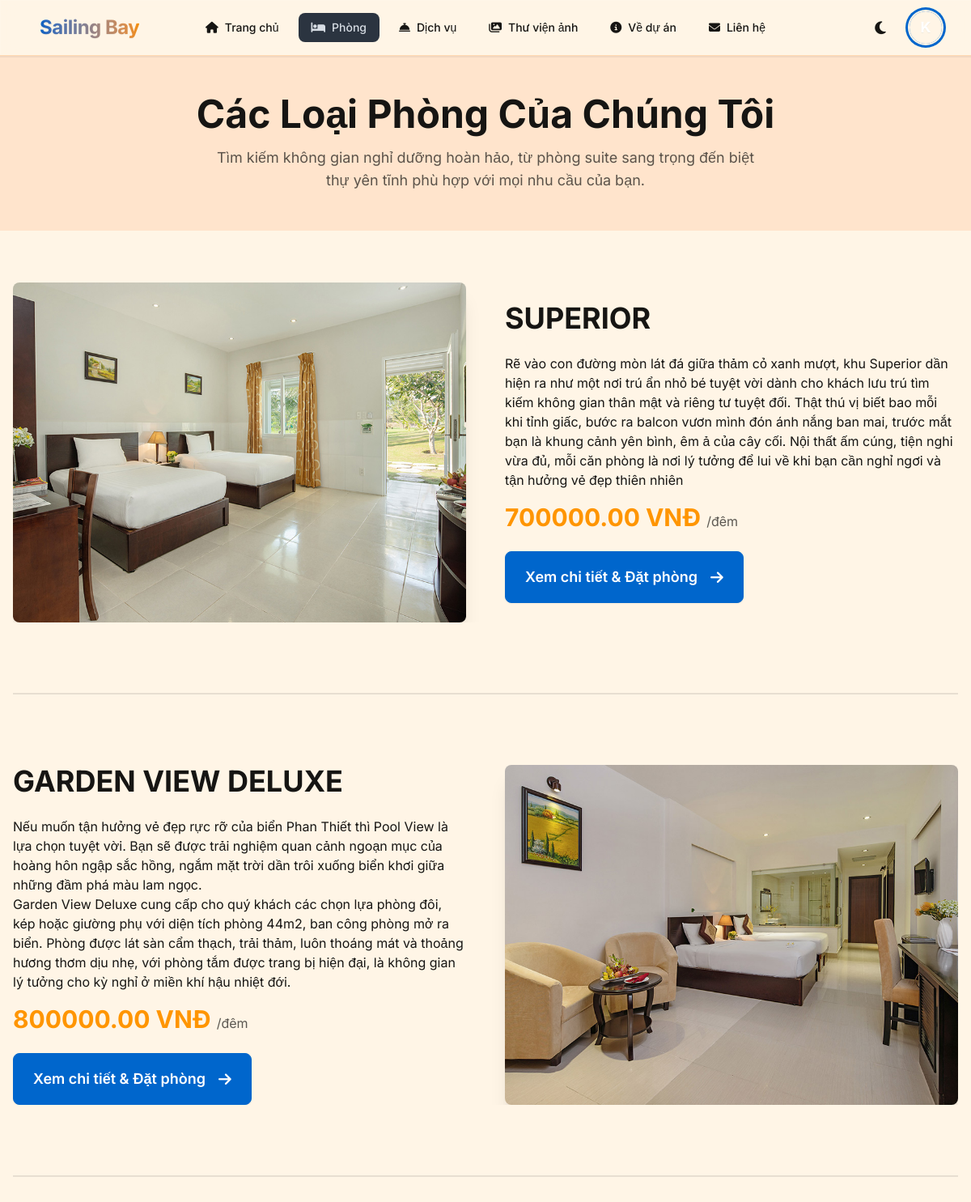
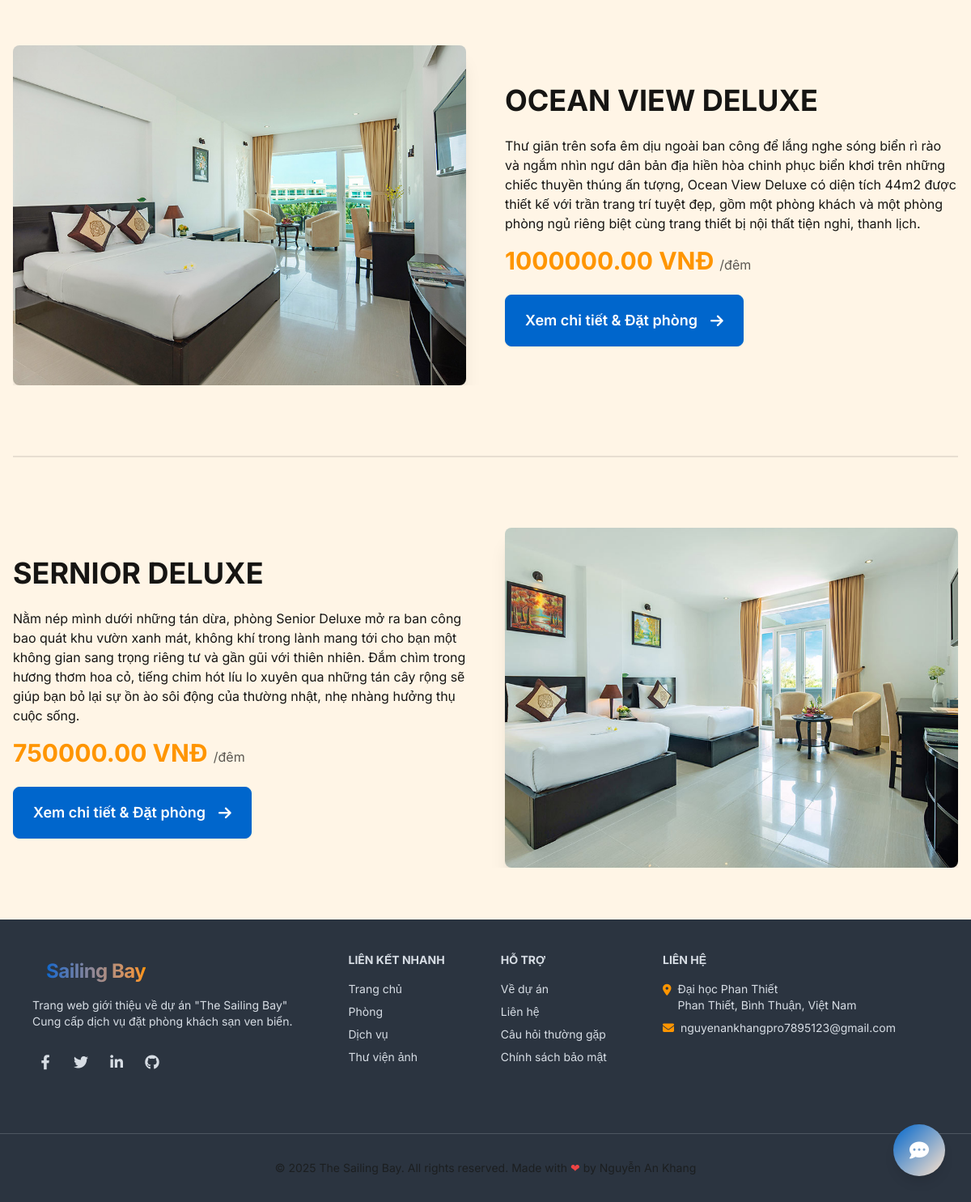
The page /booking/rooms/ (signed in) on the database its author committed (2 pictures, top to bottom).
### users/models.py (models this page shows, shortened)
class User(AbstractUser):
    email = models.EmailField(unique=True)
    profile_picture = models.ImageField(upload_to='profile_pictures/', null=True, blank=True)
    phone_number = models.CharField(max_length=15, null=True, blank=True)
    pass

### booking/models.py (models this page shows, shortened)
class RoomType(models.Model):
    name = models.CharField(max_length=100)
    description = models.TextField()
    price_per_night = models.DecimalField(max_digits=10, decimal_places=2)
    capacity = models.IntegerField()
    def get_thumbnail_image(self):
        try:
            thumbnail = self.images.get(is_thumbnail=True)
            return thumbnail.image.url
        except RoomImage.DoesNotExist:
            first_image = self.images.first()
            if first_image:
                return first_image.image.url
        return None

class RoomImage(models.Model):
    room_type = models.ForeignKey(
        RoomType,
        on_delete=models.CASCADE,
        related_name='images'
    )
    image = models.ImageField(upload_to='room_types_gallery/')
    is_thumbnail = models.BooleanField(
        default=False,
        help_text='Đánh dấu nếu đây là ảnh đại diện cho loại phòng này.'
        )

### booking/views.py (the view)
# urls.py: path("rooms/", views.room_list_view, name="room_list"),
def room_list_view(request):
    all_room_types = RoomType.objects.all()
    context = {
        "rooms": all_room_types
    }
    return render(request, "booking/room_list.html", context)

### booking/templates/booking/room_list.html (shortened to what this page needs)
{% extends 'base.html' %}
{% block content %}
<div class="bg-base-200 py-12 ">
    <div class="container mx-auto px-4 max-w-7xl text-center">
        <h1 class="text-4xl md:text-5xl font-bold mb-4">Các Loại Phòng Của Chúng Tôi</h1>
        <p class="text-lg text-base-content/70 max-w-2xl mx-auto">
            Tìm kiếm không gian nghỉ dưỡng hoàn hảo, từ phòng suite sang trọng
            đến biệt thự yên tĩnh phù hợp với mọi nhu cầu của bạn.
        </p>
    </div>
</div>
<div class="container mx-auto px-4 py-16 max-w-7xl">
    <div class="space-y-20"> {% for room in rooms %}
        {% cycle 'row-a' 'row-b' as layout_class silent %}
        <section class="flex flex-col
                        {% if layout_class == 'row-a' %} md:flex-row {% else %} md:flex-row-reverse {% endif %}
                        gap-8 md:gap-12 items-center overflow-hidden">
            <div class="md:w-1/2">
                {% if room.get_thumbnail_image %}
                <img src="{{ room.get_thumbnail_image }}" alt="{{ room.name }}"
                    class="w-full h-auto object-cover rounded-lg shadow-xl aspect-[4/3] transform transition-transform duration-300 hover:scale-105">
                {% else %}
                <img src="https://via.placeholder.com/600x450.png?text=The+Sailing+Bay" alt="Chưa có ảnh"
                    class="w-full h-auto object-cover rounded-lg shadow-xl aspect-[4/3]">
                {% endif %}
            </div>
            <div class="md:w-1/2">
                <h2 class="text-3xl md:text-4xl font-bold mb-4">
                    {{ room.name }}
                </h2>
                <p class="text-lg text-base-content/70 leading-relaxed mb-6">
                    {{ room.description|linebreaks }}
                </p>
                <div class="my-4">
                    <span class="text-3xl font-bold text-accent">
                        {{ room.price_per_night }} VNĐ
                    </span>
                    <span class="text-base font-normal text-base-content/70">/đêm</span>
                </div>
                <div class="card-actions mt-6">
                    <a href="{% url 'room_detail' room.id %}" class="btn btn-primary btn-lg">
                        Xem chi tiết & Đặt phòng
                        <i class="fas fa-arrow-right ml-2"></i>
                    </a>
                </div>
            </div>
        </section>
        {% if not forloop.last %}
        <div class="divider"></div>
        {% endif %}
        {% endfor %}
    </div>
</div>
{% endblock content %}

### templates/base.html (shortened to what this page needs)
{% load static %}
{% load socialaccount %}
<!DOCTYPE html>
<html lang="vi" data-theme="light">
<head>
    <link href="https://cdn.jsdelivr.net/npm/daisyui@4.4.19/dist/full.min.css" rel="stylesheet" type="text/css" />
    <link href="https://cdnjs.cloudflare.com/ajax/libs/font-awesome/6.4.0/css/all.min.css" rel="stylesheet">
    <link href="{% static 'css/styles.css' %}" rel="stylesheet" type="text/css">
</head>
<body class="min-h-screen flex flex-col bg-base-100">
    <header class="sticky top-0 z-50 glass">
        <div class="navbar max-w-7xl mx-auto px-4 lg:px-8">
            <div class="navbar-start">
                <a class="btn btn-ghost text-2xl font-bold no-animation" href="{% url 'home' %}">
                    <span class="gradient-text">Sailing Bay</span>
                </a>
            </div>
            <div class="navbar-center hidden lg:flex">
                <ul class="menu menu-horizontal px-1 gap-2">
                    <li><a href="{% url 'home' %}" class="font-medium rounded-lg"><i class="fas fa-home"></i> Trang
                            chủ</a></li>
                    <li><a href="{% url 'room_list' %}" class="font-medium rounded-lg"><i class="fas fa-bed"></i>
                            Phòng</a></li>
                    <li><a href="{% url 'service_list' %}" class="font-medium rounded-lg"><i
                                class="fas fa-concierge-bell"></i> Dịch vụ</a></li>
                    <li><a href="{% url 'gallery' %}" class="font-medium rounded-lg"><i class="fas fa-images"></i> Thư
                            viện ảnh</a></li>
                    <li><a href="{% url 'about' %}" class="font-medium rounded-lg"><i class="fas fa-info-circle"></i> Về
                            dự án</a></li>
                    <li><a href="{% url 'contact' %}" class="font-medium rounded-lg"><i class="fas fa-envelope"></i>
                            Liên hệ</a></li>
                </ul>
            </div>
            <div class="navbar-end gap-2">
                <label class="swap swap-rotate btn btn-ghost btn-circle">
                    <i class="swap-off fas fa-moon text-lg"></i>
                </label>
                {% if user.is_authenticated %}
                <div class="dropdown dropdown-end">
                    <div tabindex="0" role="button" class="btn btn-ghost btn-circle avatar no-animation">
                        <div class="w-10 rounded-full ring ring-primary ring-offset-base-100 ring-offset-2">
                            {% get_social_accounts user as social_accounts %}
                            {% if social_accounts.google %}
                            {% for account in social_accounts.google|slice:":1" %}
                            <img src="{{ account.get_avatar_url }}" alt="User Avatar" />
                            {% endfor %}
                            {% else %}
                            <div
                                class="gradient-bg w-full h-full flex items-center justify-center text-white font-bold text-lg">
                                {{ user.first_name|first|default:user.username|first|upper }}
                            </div>
                            {% endif %}
                        </div>
                    </div>
                </div>
                {% endif %}
            </div>
        </div>
    </header>
    <main class="flex-grow">
        {% block content %}
        {% endblock %}
    </main>
    <button id="chat-toggle-btn"
        class="btn btn-circle btn-lg floating-btn floating-btn-chat text-white border-0 shadow-lg hover:shadow-xl hover:scale-110 transition-all bg-gradient-to-br from-primary to-primary-focus"
        title="Mở trợ lý chat">
        <i class="fas fa-comment-dots text-2xl"></i>
    </button>
    <footer class="bg-neutral text-neutral-content mt-auto">
        <div class="footer max-w-7xl mx-auto p-10">
            <aside>
                <a class="btn btn-ghost text-2xl font-bold no-animation" href="{% url 'home' %}">
                    <span class="gradient-text">Sailing Bay</span>
                </a>
                <p>Trang web giới thiệu về dự án "The Sailing Bay"<br>Cung cấp dịch vụ đặt phòng khách sạn ven biển.</p>
                <div class="flex gap-3 mt-4">
                    <a href="#" class="btn btn-circle btn-sm btn-ghost" aria-label="Facebook"><i
                            class="fab fa-facebook-f text-lg"></i></a>
                    <a href="#" class="btn btn-circle btn-sm btn-ghost" aria-label="Twitter"><i
                            class="fab fa-twitter text-lg"></i></a>
                    <a href="#" class="btn btn-circle btn-sm btn-ghost" aria-label="LinkedIn"><i
                            class="fab fa-linkedin-in text-lg"></i></a>
                    <a href="#" class="btn btn-circle btn-sm btn-ghost" aria-label="GitHub"><i
                            class="fab fa-github text-lg"></i></a>
                </div>
            </aside>
            <nav>
                <header class="footer-title opacity-100">Liên kết nhanh</header>
                <a href="{% url 'home' %}" class="link link-hover">Trang chủ</a>
                <a href="{% url 'room_list' %}" class="link link-hover">Phòng</a>
                <a href="{% url 'service_list' %}" class="link link-hover">Dịch vụ</a>
                <a href="{% url 'gallery' %}" class="link link-hover">Thư viện ảnh</a>
            </nav>
            <nav>
                <header class="footer-title opacity-100">Hỗ trợ</header>
                <a href="{% url 'about' %}" class="link link-hover">Về dự án</a>
                <a href="{% url 'contact' %}" class="link link-hover">Liên hệ</a>
                <a href="#" class="link link-hover">Câu hỏi thường gặp</a>
                <a href="#" class="link link-hover">Chính sách bảo mật</a>
            </nav>
            <nav>
                <header class="footer-title opacity-100">Liên hệ</header>
                <p class="flex items-start gap-2">
                    <i class="fas fa-map-marker-alt text-accent flex-shrink-0 mt-1"></i>
                    <span>Đại học Phan Thiết<br>Phan Thiết, Bình Thuận, Việt Nam</span>
                </p>
                <p class="flex items-center gap-2">
                    <i class="fas fa-envelope text-accent flex-shrink-0"></i>
                    <span>nguyenankhangpro7895123@gmail.com</span>
                </p>
            </nav>
        </div>
        <div class="border-t border-neutral-content/20 mt-8 py-8 text-center text-sm">
            <p class="text-base-content/70">&copy; 2025 The Sailing Bay. All rights reserved. <br class="sm:hidden">
                Made with <span class="text-red-500">❤</span> by Nguyễn An Khang</p>
        </div>
    </footer>
</body>
</html>

### templates/base.html (style rules this page uses)
body { font-family: 'Inter', sans-serif; background-color: oklch(var(--b1)); }
html { scroll-behavior: smooth; }
.floating-btn { position: fixed; z-index: 40; }
.floating-btn-chat { bottom: 2rem; right: 2rem; z-index: 1002; }
.gradient-text { background: linear-gradient(90deg, oklch(var(--p)) 0%, oklch(var(--a)) 50%, oklch(var(--p)) 100%); background-size: 200% auto; color: transparent; -webkit-background-clip: text; background-clip: text; animation: gradient 4s linear infinite; font-weight: 700; letter-spacing: -0.5px; }
.gradient-bg { background: linear-gradient(135deg, oklch(var(--p)) 0%, oklch(var(--pf)) 100%); }
.glass { background: oklch(var(--b1) / 0.85); backdrop-filter: blur(10px); border-bottom: 1px solid oklch(var(--b3)); }

### rows shown on the page
User: first_name|first "K"
RoomType: get_thumbnail_image (picture), name "SUPERIOR", description "Rẽ vào con đường mòn lát đá giữa thảm cỏ xanh mượt, khu Superior dần hiện ra như một nơi trú ẩn nhỏ bé tuyệt vời dành cho khách lưu trú tìm kiếm không gian thân mật và riêng tư tuyệt đối. Thật thú vị biết bao mỗi khi tỉnh giấc, bước ra balcon vươn mình đón ánh nắng ban mai, trước mắt bạn là khung cảnh yên bình, êm ả của cây cối. Nội thất ấm cúng, tiện nghi vừa đủ, mỗi căn phòng là nơi lý tưởng để lui về khi bạn cần nghỉ ngơi và tận hưởng vẻ đẹp thiên nhiên", price_per_night "700000.00"
RoomType: get_thumbnail_image (picture), name "GARDEN VIEW DELUXE", description "Nếu muốn tận hưởng vẻ đẹp rực rỡ của biển Phan Thiết thì Pool View là lựa chọn tuyệt vời. Bạn sẽ được trải nghiệm quan cảnh ngoạn mục của hoàng hôn ngập sắc hồng, ngắm mặt trời dần trôi xuống biển khơi giữa những đầm phá màu lam ngọc. Garden View Deluxe cung cấp cho quý khách các chọn lựa phòng đôi, kép hoặc giường phụ với diện tích phòng 44m2, ban công phòng mở ra biển. Phòng được lát sàn cẩm thạch, trải thảm, luôn thoáng mát và thoảng hương thơm dịu nhẹ, với phòng tắm được trang bị hiện đại, là không gian lý tưởng cho kỳ nghỉ ở miền khí hậu nhiệt đới.", price_per_night "800000.00"
RoomType: get_thumbnail_image (picture), name "OCEAN VIEW DELUXE", description "Thư giãn trên sofa êm dịu ngoài ban công để lắng nghe sóng biển rì rào và ngắm nhìn ngư dân bản địa hiền hòa chinh phục biển khơi trên những chiếc thuyền thúng ấn tượng, Ocean View Deluxe có diện tích 44m2 được thiết kế với trần trang trí tuyệt đẹp, gồm một phòng khách và một phòng phòng ngủ riêng biệt cùng trang thiết bị nội thất tiện nghi, thanh lịch.", price_per_night "1000000.00"
RoomType: get_thumbnail_image (picture), name "SERNIOR DELUXE", description "Nằm nép mình dưới những tán dừa, phòng Senior Deluxe mở ra ban công bao quát khu vườn xanh mát, không khí trong lành mang tới cho bạn một không gian sang trọng riêng tư và gần gũi với thiên nhiên. Đắm chìm trong hương thơm hoa cỏ, tiếng chim hót líu lo xuyên qua những tán cây rộng sẽ giúp bạn bỏ lại sự ồn ào sôi động của thường nhật, nhẹ nhàng hưởng thụ cuộc sống.", price_per_night "750000.00"
